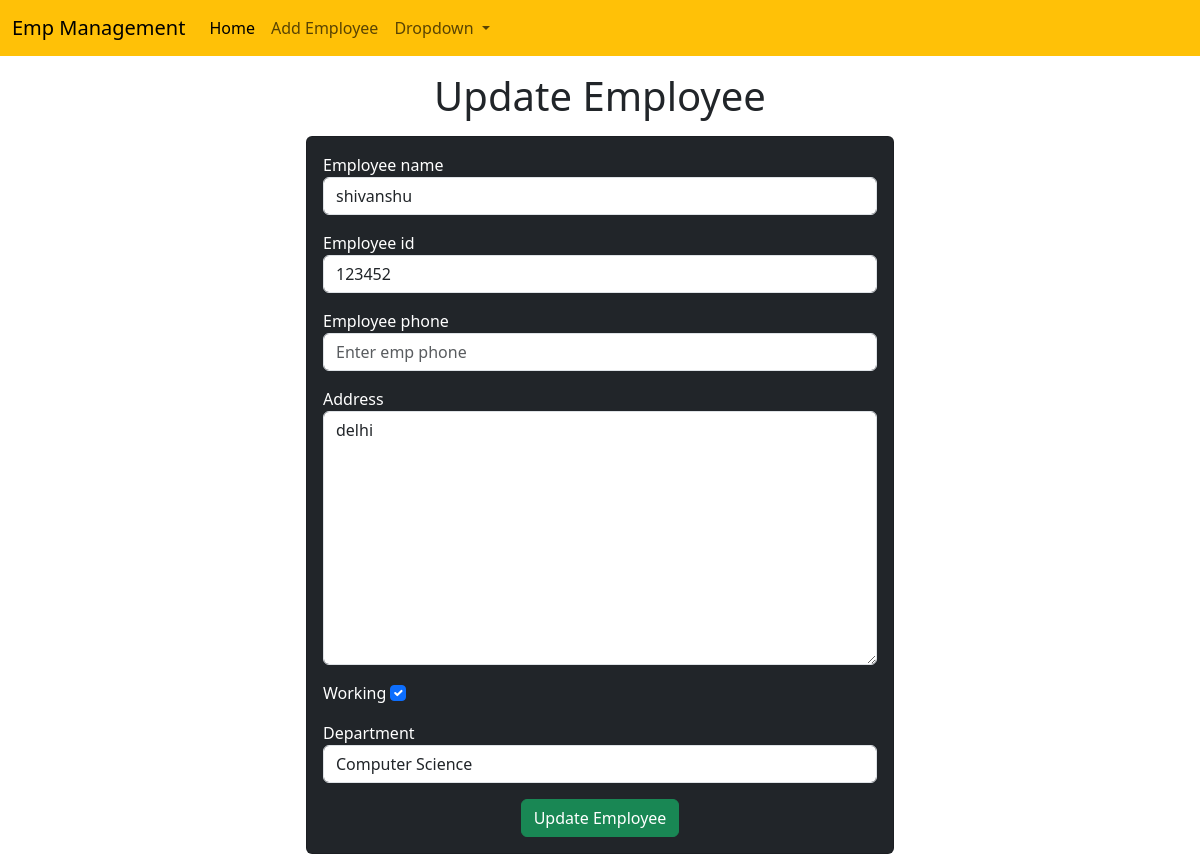
Screenshot of /emp/update-emp/5 with the database file from the repository.
### emp/models.py (models this page shows, shortened)
class Emp(models.Model):
    name = models.CharField(max_length=200)
    emp_id = models.CharField(max_length=200)
    phone=models.CharField(max_length=10)
    address = models.CharField(max_length=150)
    working = models.BooleanField(default=True)
    department = models.CharField(max_length=10)

### emp/views.py (the view)
# urls.py: path("update-emp/<int:emp_id>", update_emp),
def update_emp(request, emp_id):
    emp = Emp.objects.get(pk=emp_id)
    return render(request, "emp/update_emp.html", {
        'emp':emp
    })

### templates/emp/update_emp.html (shortened to what this page needs)
<!doctype html>
<html lang="en">
  <head>
    <link href="https://cdn.jsdelivr.net/npm/bootstrap@5.3.3/dist/css/bootstrap.min.css" rel="stylesheet">
  </head>
  <body>
    {% include 'emp/navbar.html' %}
    <h1 class="text-center my-3">Update Employee</h1>
    <div class="cotainer">
        <div class="row">
            <div class="col-md-6 offset-md-3">
                <div class="card bg-dark text-white">
                    <div class="card-body">
                        <form action="/emp/do-update-emp/{{emp.id}}" method="POST">
                            <div class="mb-3">
                                <label for="name">Employee name</label>
                                <input id="name" type="text" class="form-control" placeholder="Enter emp name" name="emp_name" value="{{emp.name}}">
                            </div>
                            <div class="mb-3">
                                <label for="id">Employee id</label>
                                <input id="id" type="text" class="form-control" placeholder="Enter emp id" name="emp_id" value="{{emp.emp_id}}">
                            </div>
                            <div class="mb-3">
                                <label for="phone">Employee phone</label>
                                <input id="phone" type="text" class="form-control" placeholder="Enter emp phone" name="emp_phone" value="{{emp.phone}}">
                            </div>
                            <div class="mb-3">
                                <label for="address">Address</label>
                                <textarea name="emp_address" id="address" cols="30" rows="10" class="form-control">{{emp.address}}</textarea>
                            </div>
                            <div class="mb-3 fomr-check">
                                <label for="address">Working</label>
                                <input {% if emp.working %} checked{% endif %} id="working" name="emp_working" type="checkbox" class="form-check-input" value="{{emp.working}}">
                            </div>
                            <div class="mb-3">
                                <label for="department">Department</label>
                                <select value="{{emp.department}}" name="emp_department" id="department" class="form-control" >
                                    <option value="CSE">Computer Science</option>
                                </select>
                            </div>
                            <div class="container text-center">
                                <button class="btn btn-success">Update Employee</button>
                            </div>
                        </form>
                    </div>
                </div>
            </div>
        </div>
    </div>
  </body>
</html>

### rows the page displays
Emp: emp_name "shivanshu", emp_id "123452", emp_address "delhi", working "☑", emp_department "Computer Science"
